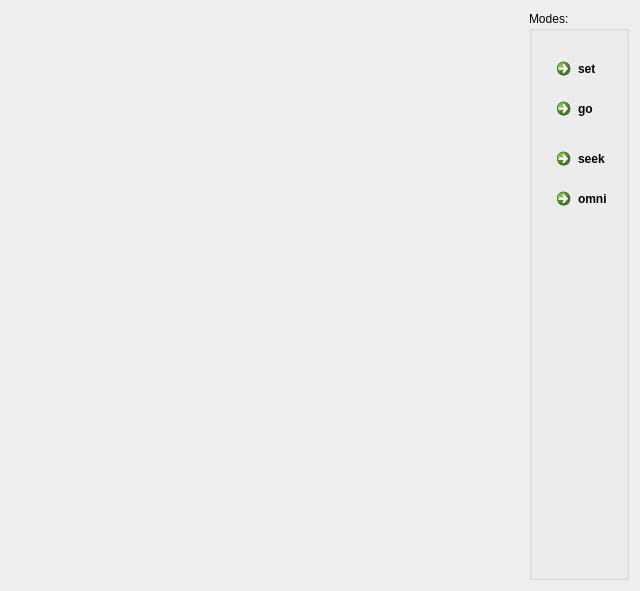
<?xml version="1.0" encoding="UTF-8"?>
<ui version="4.0">
 <class>QatViewerWidget</class>
 <widget class="QWidget" name="QatViewerWidget">
  <property name="geometry">
   <rect>
    <x>0</x>
    <y>0</y>
    <width>640</width>
    <height>591</height>
   </rect>
  </property>
  <property name="windowTitle">
   <string>Form</string>
  </property>
  <layout class="QHBoxLayout" name="horizontalLayout">
   <item>
    <widget class="QWidget" name="widget" native="true"/>
   </item>
   <item>
    <widget class="QGroupBox" name="modeGroupBox">
     <property name="sizePolicy">
      <sizepolicy hsizetype="Fixed" vsizetype="Preferred">
       <horstretch>0</horstretch>
       <verstretch>0</verstretch>
      </sizepolicy>
     </property>
     <property name="minimumSize">
      <size>
       <width>100</width>
       <height>0</height>
      </size>
     </property>
     <property name="maximumSize">
      <size>
       <width>80</width>
       <height>16777215</height>
      </size>
     </property>
     <property name="title">
      <string>Modes:</string>
     </property>
     <widget class="QCommandLinkButton" name="setHomeButton">
      <property name="geometry">
       <rect>
        <x>20</x>
        <y>40</y>
        <width>168</width>
        <height>41</height>
       </rect>
      </property>
      <property name="text">
       <string>set</string>
      </property>
      <property name="checked">
       <bool>false</bool>
      </property>
     </widget>
     <widget class="QCommandLinkButton" name="goHomeButton">
      <property name="geometry">
       <rect>
        <x>20</x>
        <y>80</y>
        <width>168</width>
        <height>41</height>
       </rect>
      </property>
      <property name="text">
       <string>go</string>
      </property>
     </widget>
     <widget class="QCommandLinkButton" name="seekButton">
      <property name="geometry">
       <rect>
        <x>20</x>
        <y>130</y>
        <width>168</width>
        <height>41</height>
       </rect>
      </property>
      <property name="text">
       <string>seek</string>
      </property>
     </widget>
     <widget class="QCommandLinkButton" name="omniButton">
      <property name="geometry">
       <rect>
        <x>20</x>
        <y>170</y>
        <width>168</width>
        <height>41</height>
       </rect>
      </property>
      <property name="text">
       <string>omni</string>
      </property>
     </widget>
    </widget>
   </item>
  </layout>
 </widget>
 <resources/>
 <connections/>
</ui>
